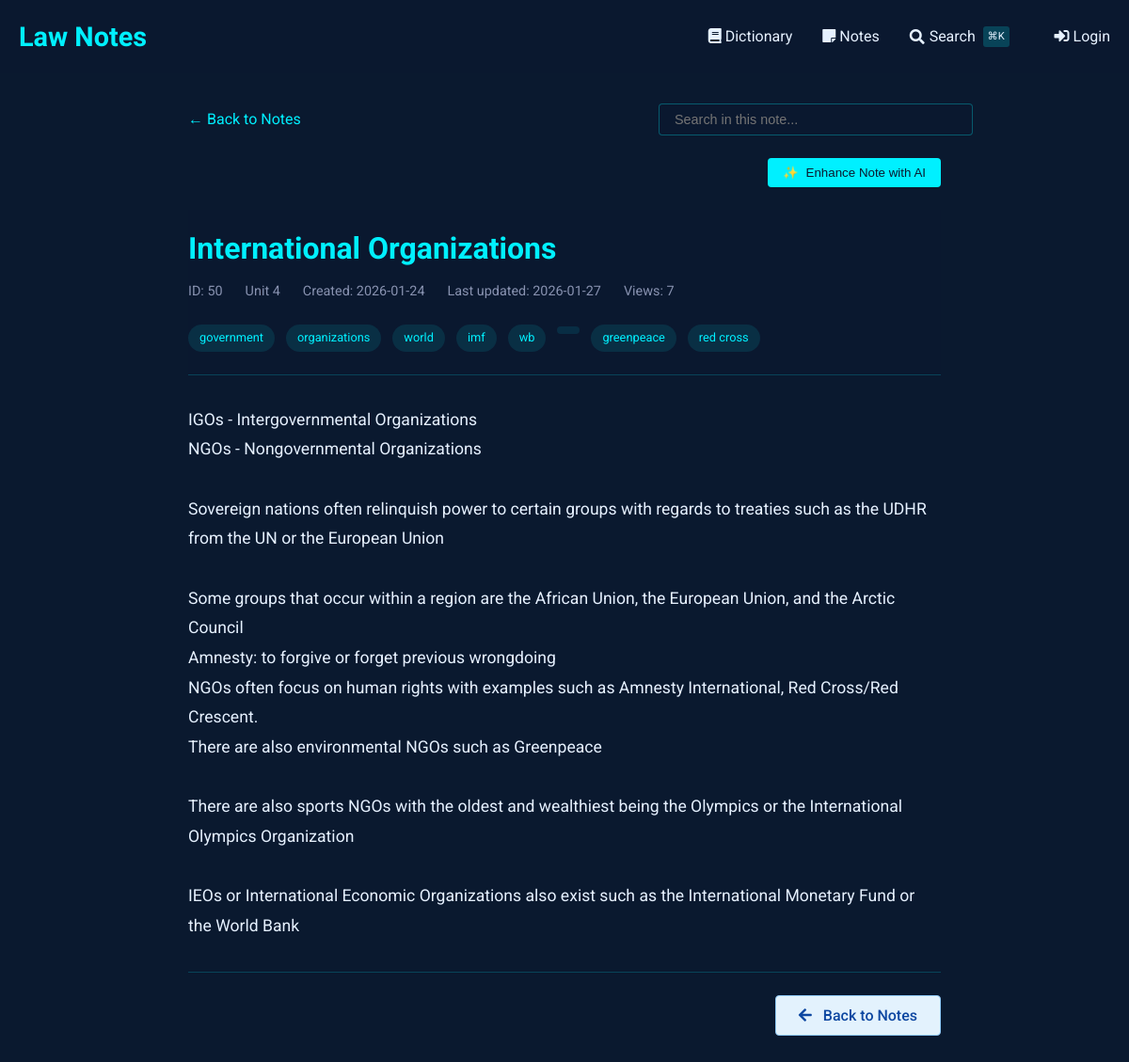
The app's page /notes/view/50, older data.
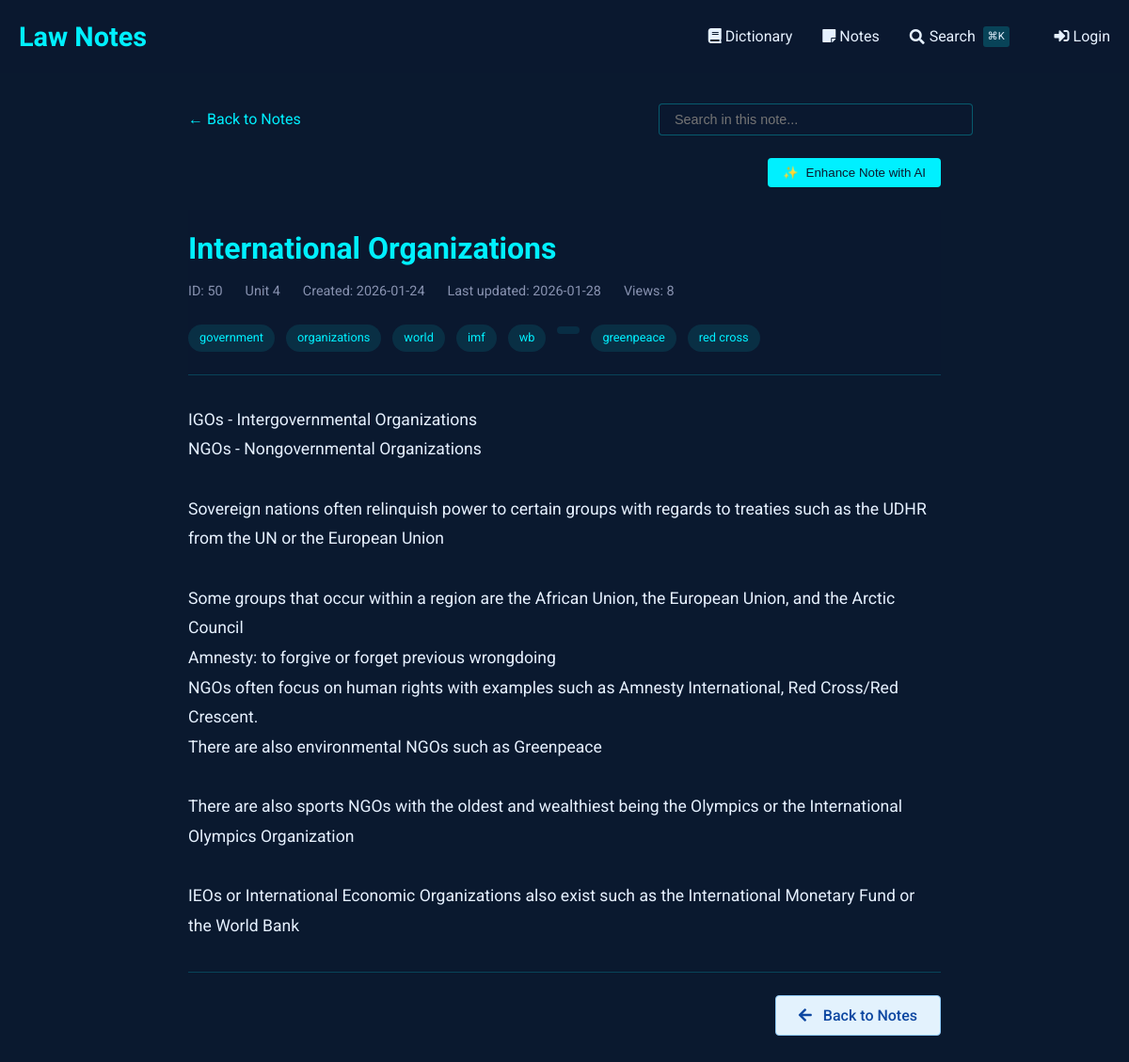
The same page, newer data.
### tables this page shows
CREATE TABLE notes (
    id INTEGER PRIMARY KEY AUTOINCREMENT,
    title TEXT NOT NULL,                -- short title for the note
    content TEXT NOT NULL,              -- the full note text
    unit_number INTEGER,                -- optional: to group with course units
    tags TEXT,                          -- comma-separated or JSON for filtering/search
    related_entries TEXT,               -- store glossary ids (e.g., "1,4,5") for cross-linking
    created_at TIMESTAMP DEFAULT CURRENT_TIMESTAMP,
    last_updated TIMESTAMP DEFAULT CURRENT_TIMESTAMP,
    views INTEGER DEFAULT 0,            -- track popularity
    is_favorite BOOLEAN DEFAULT 0,      -- quick flag for starred notes
    comments TEXT                       -- optional: your own thoughts or annotations
, has_worksheet BOOLEAN DEFAULT 0);

### notes_routes.py (the view, shortened to what this page needs)
@notes_bp.route('/view/<int:note_id>')
def view_note(note_id):
    db = SQL("sqlite:///notes.db")
    note = db.execute("""
        SELECT *,
               strftime('%Y-%m-%d', created_at) as created_date,
               strftime('%Y-%m-%d', last_updated) as last_updated
        FROM notes
        WHERE id = :id
    """, id=note_id)
    if not note:
        abort(404)
    note = note[0]
    db.execute("""
        UPDATE notes
        SET views = COALESCE(views, 0) + 1
        WHERE id = :id
    """, id=note_id)
    content = note['content']
    content = re.sub(r'^# (.*?)$', r'<h1>\1</h1>', content, flags=re.MULTILINE)
    content = re.sub(r'^## (.*?)$', r'<h2>\1</h2>', content, flags=re.MULTILINE)
    content = re.sub(r'^### (.*?)$', r'<h3>\1</h3>', content, flags=re.MULTILINE)
    content = re.sub(r'\*\*(.*?)\*\*', r'<strong>\1</strong>', content)
    content = re.sub(r'\*(.*?)\*', r'<em>\1</em>', content)
    content = re.sub(r'^\s*[-*] (.*?)$', r'<li>\1</li>', content, flags=re.MULTILINE)
    content = re.sub(r'(<li>.*</li>)', r'<ul>\1</ul>', content, flags=re.DOTALL)
    content = re.sub(r'^> (.*?)$', r'<blockquote>\1</blockquote>', content, flags=re.MULTILINE)
    content = content.replace('\n', '<br>')
    content = re.sub(
        r'<aside>\s*💡\s*(.*?)\s*</aside>',
        r'<div class="callout"><div class="callout-emoji">💡</div><div class="callout-content">\1</div></div>',
        content,
        flags=re.DOTALL
    )
    sections = re.split(r'(<h[1-3]>.*?</h[1-3]>)', content)
    processed_sections = []
    for i, section in enumerate(sections):
        if section.startswith('<h'):
            processed_sections.append(section)
        elif section.strip():
            if not any(tag in section for tag in ['<p>', '<ul>', '<ol>', '<blockquote>', '<div class="callout">']):
                section = f'<p>{section}</p>'
            processed_sections.append(section)
    processed_content = '\n'.join(processed_sections)
    related_entries = []
    worksheet_images = []
    if note.get('has_worksheet'):
        worksheet_images = get_worksheet_images(note_id)
    return render_template('notes/view.html',
                         note=note,
                         content=processed_content,
                         related_entries=related_entries,
                         worksheet_images=worksheet_images)

### sql.py (called while the page is built, shortened)
def _enable_logging(f):
    import logging
    import functools
    import os
    @functools.wraps(f)
    def decorator(*args, **kwargs):
        try:
            import flask
        except ModuleNotFoundError:
            return f(*args, **kwargs)
        disabled = logging.getLogger("cs50").disabled
        if flask.current_app and os.getenv("FLASK_ENV") == "development":
            logging.getLogger("cs50").disabled = False
        try:
            return f(*args, **kwargs)
        finally:
            logging.getLogger("cs50").disabled = disabled
    return decorator

def _parse_placeholder(token):
    import re
    import sqlparse
    if (
        not isinstance(token, sqlparse.sql.Token)
        or token.ttype != sqlparse.tokens.Name.Placeholder
    ):
        raise TypeError()
    if token.value == "?":
        return "qmark", None
    matches = re.search(r"^:([1-9]\d*)$", token.value)
    if matches:
        return "numeric", int(matches.group(1)) - 1
    matches = re.search(r"^:([a-zA-Z]\w*)$", token.value)
    if matches:
        return "named", matches.group(1)

    def __del__(self):
        self._disconnect()

    def _disconnect(self):
        if hasattr(_data, self._name()):
            getattr(_data, self._name()).close()
            delattr(_data, self._name())

    def _name(self):
        return str(hash(self))

        def connect(dbapi_connection, connection_record):
            try:
                if isinstance(
                    dbapi_connection, sqlite3.Connection
                ):  # If back end is sqlite
                    cursor = dbapi_connection.cursor()
                    cursor.execute("PRAGMA foreign_keys=ON")
                    cursor.close()
            except:
                pass

### templates/notes/view.html (shortened to what this page needs)
{% extends "notes/base.html" %}
{% block content %}
<div class="container" style="max-width: 800px; margin: 0 auto;">
    <div style="margin-bottom: 1.5rem; display: flex; justify-content: space-between; align-items: center; flex-wrap: wrap; gap: 1rem;">
        <a href="{{ url_for('notes.index') }}" style="color: var(--primary); text-decoration: none; display: inline-flex; align-items: center;">
            ← Back to Notes
        </a>
        <div class="search-container" style="position: relative; max-width: 300px; width: 100%;">
            <input type="text" id="noteSearch" placeholder="Search in this note..."
                   style="width: 100%; padding: 0.5rem 1rem; background: rgba(10, 25, 47, 0.7);
                          border: 1px solid rgba(0, 240, 255, 0.3); border-radius: 4px;
                          color: #e6f1ff; font-size: 0.9rem;">
        </div>
    </div>
    <div id="enhanceControls" style="margin-bottom: 1.5rem; display: flex; justify-content: flex-end; gap: 1rem;">
        <button id="enhanceNoteBtn" class="btn btn-primary" style="background: var(--primary); color: #0a192f; border: none; padding: 0.5rem 1rem; border-radius: 4px; cursor: pointer; font-weight: 500; display: flex; align-items: center; gap: 0.5rem;">
            <span id="enhanceIcon">✨</span> Enhance Note with AI
        </button>
    </div>
    <article class="note">
        <header class="note-header">
            <h1 class="note-title">
                {{ note.title }}
            </h1>
            <div class="note-meta">
                <span>ID: {{ note.id }}</span>
                {% if note.unit_number %}
                <span>Unit {{ note.unit_number }}</span>
                {% endif %}
                <span>Created: {{ note.created_date }}</span>
                <span>Last updated: {{ note.last_updated }}</span>
                <span>Views: {{ note.views or 0 }}</span>
            </div>
            {% if note.tags %}
            <div class="note-tags" style="margin-top: 1rem;">
                {% for tag in note.tags.split(',') %}
                    <span class="tag">{{ tag.strip() }}</span>
                {% endfor %}
            </div>
            {% endif %}
        </header>
        <div class="note-content">
            {{ content|safe }}
        </div>
        {% if session.get("name") %}
        <div class="actions">
            <a href="{{ url_for('notes.edit_note', note_id=note.id) }}" class="btn" style="margin-right: 0.5rem;">
                <i class="fas fa-edit"></i> Edit
            </a>
            <button type="button" class="btn" data-bs-toggle="modal" data-bs-target="#duplicateModal" style="margin-right: 0.5rem;">
                <i class="fas fa-copy"></i> Duplicate to Unit
            </button>
            <button type="button" class="btn btn-danger" data-bs-toggle="modal" data-bs-target="#deleteModal" style="margin-right: 0.5rem;">
                <i class="fas fa-trash"></i> Delete
            </button>
            <a href="{{ url_for('notes.index') }}" class="btn" style="background: #e3f2fd; border: 1px solid #90caf9; color: #0d47a1; padding: 0.5rem 1.5rem; font-weight: 500; transition: all 0.2s ease-in-out;">
                <i class="fas fa-arrow-left" style="margin-right: 0.5rem;"></i> Back to Notes
            </a>
        </div>
        {% else %}
        <div class="actions" style="justify-content: flex-end;">
            <a href="{{ url_for('notes.index') }}" class="btn" style="background: #e3f2fd; border: 1px solid #90caf9; color: #0d47a1; padding: 0.5rem 1.5rem; font-weight: 500; transition: all 0.2s ease-in-out;">
                <i class="fas fa-arrow-left" style="margin-right: 0.5rem;"></i> Back to Notes
            </a>
        </div>
        {% endif %}
    </article>
</div>
{% endblock %}

### templates/notes/base.html (shortened to what this page needs)
{% extends "dictionary/base.html" %}

### templates/dictionary/base.html (shortened to what this page needs)
<!DOCTYPE html>
<html lang="en">
<head>
    <link href="https://cdnjs.cloudflare.com/ajax/libs/font-awesome/5.15.4/css/all.min.css" rel="stylesheet">
</head>
<body>
    <header>
        <div class="container">
            <div class="header-content">
                <a href="{{ url_for('dictionary.index') }}" class="logo">Law Notes</a>
                <nav class="nav-links">
                    <a href="{{ url_for('dictionary.index') }}" class="nav-link">
                        <i class="fas fa-book"></i> Dictionary
                    </a>
                    <a href="{{ url_for('notes.index') }}" class="nav-link">
                        <i class="fas fa-sticky-note"></i> Notes
                    </a>
                    <a href="{{ url_for('search') }}" class="nav-link" style="display: flex; align-items: center; gap: 0.3rem;">
                        <i class="fas fa-search"></i>
                        <span>Search</span>
                        <span style="font-size: 0.7rem; background: rgba(0, 240, 255, 0.2); padding: 0.1rem 0.3rem; border-radius: 3px; margin-left: 0.2rem;">⌘K</span>
                    </a>
                    {% if session.get("name") %}
                    <a href="{{ url_for('dictionary.add_entry') }}" class="nav-link" style="margin-left: 1rem;">
                        <i class="fas fa-plus"></i> Add Entry
                    </a>
                    <a href="/auth/logout" class="nav-link">
                        <i class="fas fa-sign-out-alt"></i> Logout
                    </a>
                    {% else %}
                    <a href="/auth/login" class="nav-link" style="margin-left: 1rem;">
                        <i class="fas fa-sign-in-alt"></i> Login
                    </a>
                    {% endif %}
                </nav>
            </div>
        </div>
    </header>
    <main class="container" style="padding: 2rem 0;">
        {% block content %}{% endblock %}
    </main>
</body>
</html>

### templates/dictionary/base.html (style rules this page uses)
:root { --primary: #00f0ff; --bg-dark: #0a192f; --text: #e6f1ff; --success: #2ecc71; --error: #e74c3c; }
body { font-family: 'Roboto', sans-serif; background-color: var(--bg-dark); color: var(--text); line-height: 1.6; margin: 0; padding: 0; }
.container { max-width: 1200px; margin: 0 auto; padding: 0 20px; }
header { background: rgba(10, 25, 47, 0.9); padding: 1rem 0; }
.header-content { display: flex; justify-content: space-between; align-items: center; }
.logo { font-family: 'Orbitron', sans-serif; font-size: 1.8rem; color: var(--primary); text-decoration: none; font-weight: 700; }
.nav-links { display: flex; gap: 2rem; }
.nav-link { color: var(--text); text-decoration: none; transition: color 0.3s; }
.btn { display: inline-block; padding: 0.6rem 1.5rem; background: var(--primary); color: #000; border: none; border-radius: 4px; cursor: pointer; text-decoration: none; font-weight: 500; transition: all 0.3s; }

### templates/notes/view.html (style rules this page uses)
.note-header { margin-bottom: 2rem; padding-bottom: 1rem; border-bottom: 1px solid rgba(0, 240, 255, 0.2); }
.note-title { color: var(--primary); margin: 0 0 0.5rem 0; font-size: 2rem; font-weight: 700; }
.note-meta { display: flex; gap: 1.5rem; color: #8892b0; font-size: 0.9rem; margin-bottom: 1.5rem; }
.note-content { font-size: 1.1rem; line-height: 1.8; color: #e6f1ff; }
.note-content p { margin: 1.5rem 0; }
.tag { display: inline-block; background: rgba(0, 240, 255, 0.1); color: var(--primary); padding: 0.25rem 0.75rem; border-radius: 20px; font-size: 0.8rem; margin-right: 0.5rem; margin-bottom: 0.5rem; }
.actions { display: flex; gap: 1rem; margin-top: 2rem; padding-top: 1.5rem; border-top: 1px solid rgba(0, 240, 255, 0.2); }

Row changes from the older to the newer data that the page shows:
changed notes "International Organizations": views "7" → "8"
Text that changed along with them:
{{ note.last_updated }}: "2026-01-27" → "2026-01-28"
